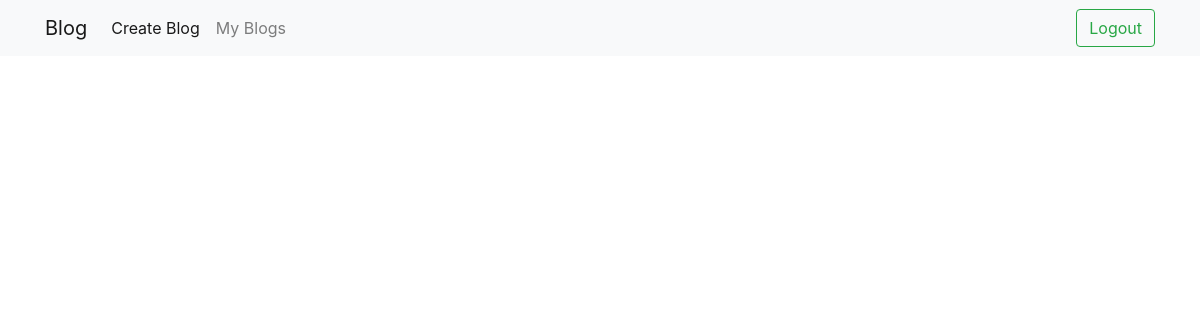
Page /MyBlogs/ (signed in) on the earlier database version.
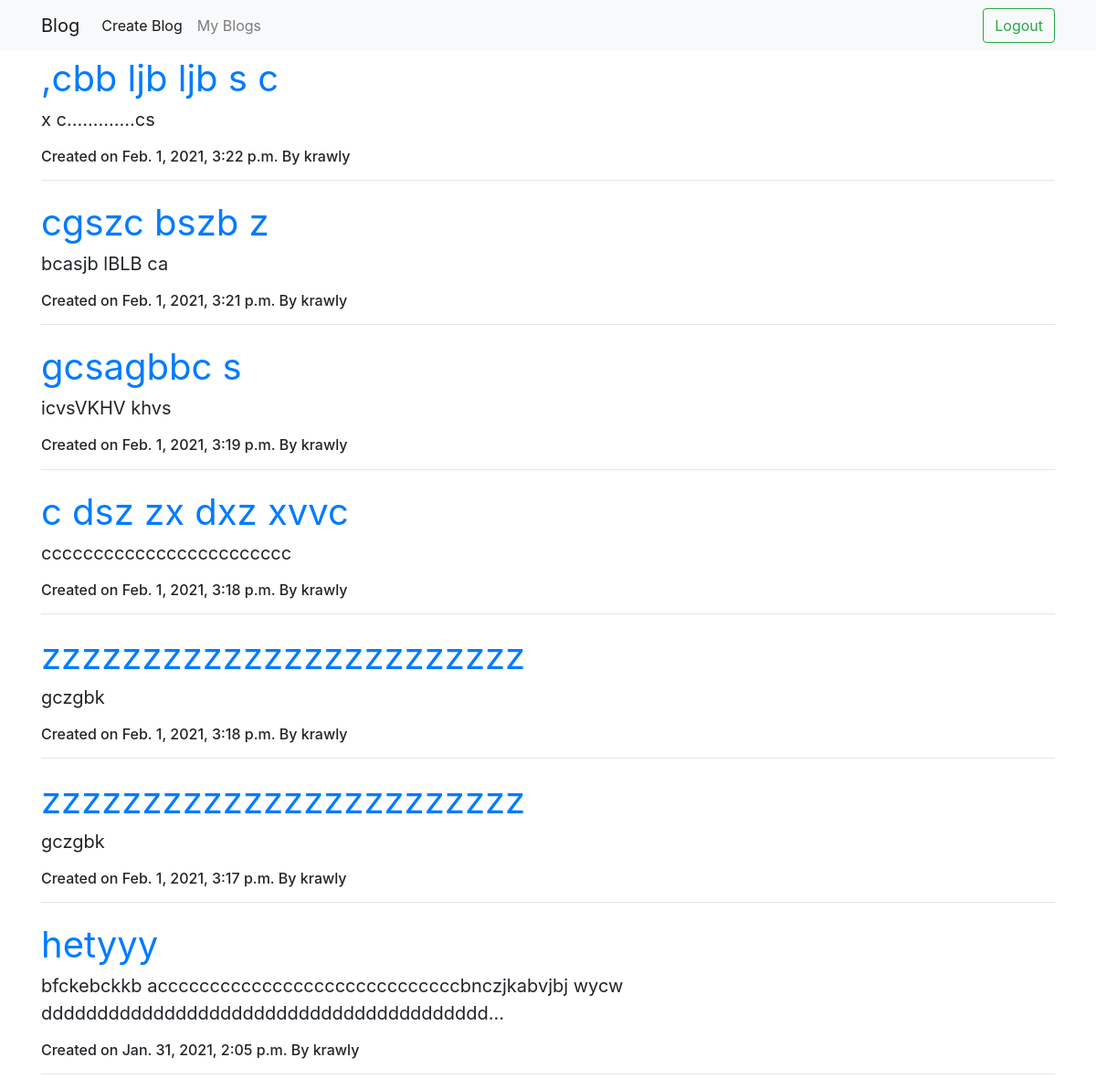
Same page on the later database version.
### user/models.py (models this page shows, shortened)
class Blog(models.Model):
    title = models.CharField(max_length=50)
    blog_pic = models.ImageField(upload_to='user/images/', blank=True)
    description = models.TextField(max_length=200)
    created = models.DateTimeField(auto_now_add=True)
    user = models.ForeignKey(User, on_delete=models.CASCADE, blank=True, null=True)

### user/views.py (the view)
# urls.py: path('MyBlogs/', views.list_blogs, name='MyBlogs'),
def list_blogs(request):
    current = Blog.objects.filter(user=request.user).order_by("-created")
    return render(request,'user/your_blogs.html',{'current':current})

### user/templates/user/your_blogs.html (shortened to what this page needs)
{% extends 'user/base.html' %}
{% block content %}
<div class="container">
{% if user.is_authenticated %}
{% for items in current %}
<div class=" link">
<a id="link" href="{% url 'details' items.id %}">{{items.title}}</a>
</div>
<p id="dec">{{items.description|truncatechars:100}}</p>
<h6>Created on {{items.created}} By {{items.user}}</h6>
<hr>
{% endfor %}
{% else %}
<h2>Please Login First</h2>
{% endif %}
</div>
{% endblock %}

Differences in the rows shown:
added Blog: title ",cbb ljb ljb s c", description "x c.............cs", created "Feb. 1, 2021, 3:22 p.m.", user "krawly"
added Blog: title "cgszc bszb z", description "bcasjb lBLB ca", created "Feb. 1, 2021, 3:21 p.m.", user "krawly"
added Blog: title "gcsagbbc s", description "icvsVKHV khvs", created "Feb. 1, 2021, 3:19 p.m.", user "krawly"
added Blog: title "c dsz zx dxz xvvc", description "cccccccccccccccccccccccc", created "Feb. 1, 2021, 3:18 p.m.", user "krawly"
added Blog: title "zzzzzzzzzzzzzzzzzzzzzzzz", description "gczgbk", created "Feb. 1, 2021, 3:18 p.m.", user "krawly"
added Blog: title "zzzzzzzzzzzzzzzzzzzzzzzz", description "gczgbk", created "Feb. 1, 2021, 3:17 p.m.", user "krawly"
added Blog: title "hetyyy", description "bfckebckkb acccccccccccccccccccccccccccccbnczjkabvjbj wycw dddddddddddddddddddddddddddddddddddddddd…", created "Jan. 31, 2021, 2:05 p.m.", user "krawly"
